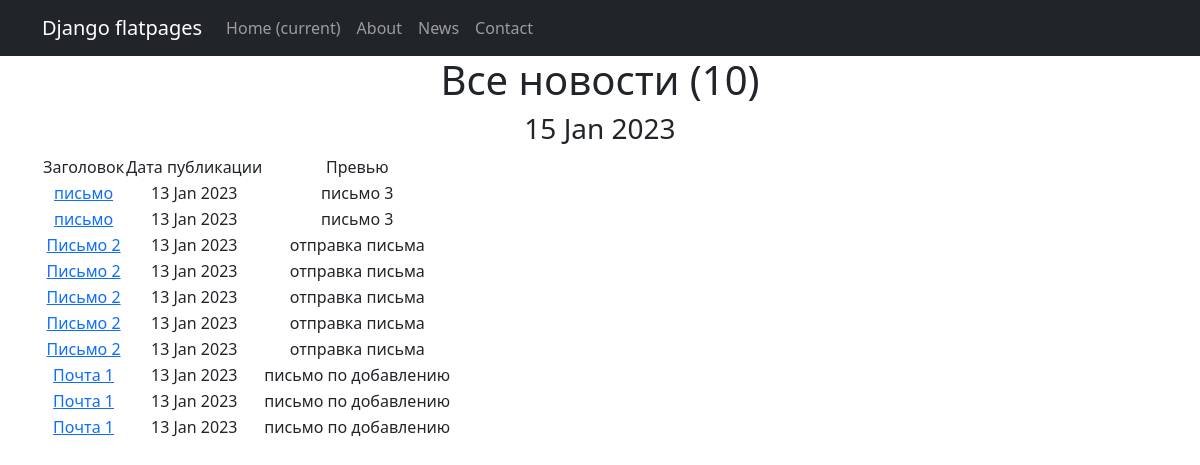
Screenshot of /newspaper/ with the database file from the repository.
### news_app/models.py (models this page shows, shortened)
class Post(models.Model):
    date_time_in = models.DateTimeField(auto_now_add=True)
    is_news = models.BooleanField(default=True)  # True - новость, False - статья
    title = models.CharField(max_length=255)
    text = models.TextField()
    rating = models.IntegerField(default=0)
    author = models.ForeignKey('Author', on_delete=models.CASCADE)
    category = models.ManyToManyField('Category', through='PostCategory')

### news_app/views.py (the view)
# urls.py: path('', PostList.as_view(), name='news_list'),
class PostList(ListView):
    model = Post
    ordering = '-date_time_in'
    template_name = 'news_list.html'
    context_object_name = 'news_list'
    paginate_by = 10
    def get_queryset(self):
        queryset = super().get_queryset()
        self.filterset = PostFilter(self.request.GET, queryset)
        return self.filterset.qs
    def get_context_data(self, **kwargs):
        context = super().get_context_data(**kwargs)
        context['filterset'] = self.filterset
        return context

### news_app/templatetags/custom_filters.py (called while the page is built)
@register.filter()
def censor(value):
   try:
      if not isinstance(value, str):
         raise CensorException("Error: is not a text")
      for word in CENSORED_WORDS:
         if word in value:
            value = value.replace(word, word[:1]+"***")
         if word.capitalize() in value:
            value = value.replace(word.capitalize(), word.capitalize()[:1]+"***")
      return value
   except CensorException as e:
      print (e)

### news_app/templatetags/custom_tags.py (called while the page is built)
@register.simple_tag()
def current_time(format_string='%b %d %Y'):
   return datetime.utcnow().strftime(format_string)

### templates/news_list.html (shortened to what this page needs)
{% extends 'flatpages/default.html' %}
{% load custom_filters %}
{% load custom_tags %}
{% block content %}
   <h1>Все новости ({{ news_list | length }})</h1>
    <h3>{% current_time '%d %b %Y' %}</h3>
   {% if news_list %}
       <table>
           <tr>
               <td>Заголовок</td>
               <td>Дата публикации</td>
               <td>Превью</td>
           </tr>
           {% for news in news_list %}
           <tr>
               <td><a href="{{ news.id }}">{{ news.title|censor }}</a></td>
               <td>{{ news.date_time_in | date:'d M Y' }}</td>
               <td>{{ news.text | truncatechars:20 }}</td>
           </tr>
           {% endfor %}
       </table>
   {% else %}
       <h2>Новостей нет!</h2>
   {% endif %}
{% endblock content %}

### rows the page displays
Post: title|censor "письмо", date_time_in "13 Jan 2023", text "письмо 3"
Post: title|censor "письмо", date_time_in "13 Jan 2023", text "письмо 3"
Post: title|censor "Письмо 2", date_time_in "13 Jan 2023", text "отправка письма"
Post: title|censor "Письмо 2", date_time_in "13 Jan 2023", text "отправка письма"
Post: title|censor "Письмо 2", date_time_in "13 Jan 2023", text "отправка письма"
Post: title|censor "Письмо 2", date_time_in "13 Jan 2023", text "отправка письма"
Post: title|censor "Письмо 2", date_time_in "13 Jan 2023", text "отправка письма"
Post: title|censor "Почта 1", date_time_in "13 Jan 2023", text "письмо по добавлению"
Post: title|censor "Почта 1", date_time_in "13 Jan 2023", text "письмо по добавлению"
Post: title|censor "Почта 1", date_time_in "13 Jan 2023", text "письмо по добавлению"

### other values shown
{{ news_list | length }} "10"
